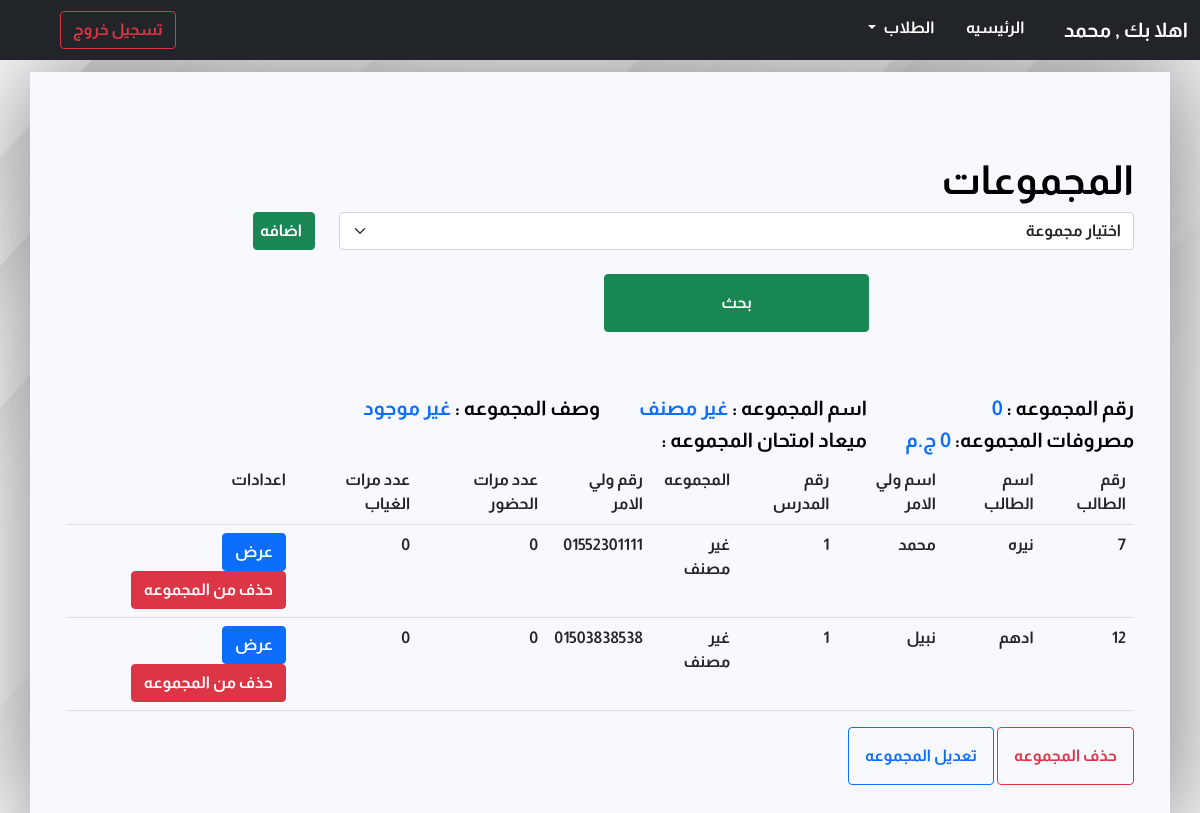
Page /student_groups.php?group=0 (signed in) on the committed database.
### tables this page shows
CREATE TABLE `groups` (
  `id` int(11) NOT NULL,
  `name` varchar(50) NOT NULL,
  `description` varchar(100) NOT NULL,
  `teacher` int(11) NOT NULL,
  `price` int(11) NOT NULL DEFAULT 0
);

CREATE TABLE `students` (
  `id` int(11) NOT NULL,
  `first_name` varchar(60) NOT NULL,
  `last_name` varchar(60) NOT NULL,
  `phone` varchar(60) NOT NULL,
  `paid` int(11) NOT NULL DEFAULT 0,
  `total` int(11) NOT NULL DEFAULT 0,
  `grade` int(11) NOT NULL DEFAULT 0,
  `exam` int(11) DEFAULT 0,
  `attendance` int(100) NOT NULL DEFAULT 0,
  `absence` int(100) NOT NULL DEFAULT 0,
  `active` tinyint(4) NOT NULL DEFAULT 1
);

### student_groups.php (the view, shortened to what this page needs)
<?php
include('start.php') ;
include('navbar.php') ;
?>
<?php
$connection = mysqli_connect('localhost' , 'root' , '' , 'center_manger') ;
if(isset($_GET['group'])){
  $group = $_GET['group'] ;
  $sql_title = "SELECT * FROM groups WHERE id = $group ";
  $group_data_title = mysqli_query($connection , $sql_title) ;
  $group_title = mysqli_fetch_assoc($group_data_title) ;
  }
?>
<div class="container box arabic">
<h1 class="font-weight-bold text-black mt-5">المجموعات</h1>
    <div class="row">
        <div class = "col-9">
        <form action="student_groups.php" method="get">
<select class="form-select col-3" name='group'>
  <option value='0' selected>اختيار مجموعة</option>
</select>
<div class="form-group col-lg-12 mt-2 d-flex justify-content-center" >
  <button class="btn btn-success col-lg-4 col-sm-10 m-3 p-3  ">بحث</button>
    </div>
    </form>
    </div>
    <div class='form-group col-lg-3'>
            <button type="button" class="btn btn-success col-3" data-toggle="modal" data-target="#add">  اضافه</button>
    </div>
<?php if(isset($group_title['id']) && isset($group_title['name'])){
      $student_group_id = $group_title['id'] ;
      $student_group_name = $group_title['name'] ;
      $student_group_price = $group_title['price'] ;
      $student_group_description = $group_title['description'] ;
?>
        <div class='row'>
          <h5 class="font-weight-bold text-black mt-5 col-lg-3 col-sm-12 ">رقم المجموعه : <span class="text-primary"><?php echo $student_group_id  ; ?></span></h5>
          <h5 class="font-weight-bold text-black mt-5 col-lg-3 col-sm-12 ">اسم المجموعه : <span class="text-primary"><?php echo $student_group_name ; ?></span></h5>
          <h5 class="font-weight-bold text-black mt-5 col-lg-6 col-sm-12 ">وصف المجموعه : <span class="text-primary"><?php echo $student_group_description; ?></span></h5>
        </div>
        <div class='row'>
          <h5 class="font-weight-bold text-black col-lg-3 col-sm-12 ">مصروفات المجموعه: <span class="text-primary"><?php echo $student_group_price . " ج.م " ; ?></span></h5>
          <h5 class="font-weight-bold text-black col-lg-3 col-sm-12 "> ميعاد امتحان المجموعه : <span class="text-primary"><?php  ?></span></h5>
        </div>
<?php } ?>
<div class="container arabic">
    <table class="table table-stripped table-responsive-sm  ">
        <tr>
            <th>رقم الطالب</th>
            <th> اسم الطالب</th>
            <th> اسم ولي الامر</th>
            <th> رقم المدرس</th>
            <th>المجموعه</th>
            <th> رقم ولي الامر</th>
            <th> عدد مرات الحضور</th>
            <th> عدد مرات الغياب </th>
            <th> اعدادات </th>
        </tr>
        <?php
        if (isset($student_group_id)){
$teacher_id = $_SESSION['teacher_id'] ;
$sql = " SELECT * FROM classes WHERE teacher_id =  '$teacher_id' AND group_id = $student_group_id "  ;
$students_list = mysqli_query($connection, $sql);
while($students_list_assoc = mysqli_fetch_assoc($students_list)){
$student_id = $students_list_assoc['student_id'] ;
$sql2 = " SELECT * FROM students WHERE id =  $student_id AND active = 1"  ;
$student_data = mysqli_query($connection, $sql2);
while($student = mysqli_fetch_assoc($student_data)){  ?>
        <tr>
            <td><?php if(isset($student['id']) ){ echo $student['id'] ;} ?></td>
            <td><?php if(isset($student['first_name']) ){ echo $student['first_name'] ;}?></td>
            <td><?php if(isset($student['last_name']) ){ echo $student['last_name'] ;}?></td>
            <td><?php if(isset($teacher_id) ){ echo $teacher_id;}?></td>
            <td><?php if(isset($student_group_name) ){ echo $student_group_name ;}?></td>
            <td><?php if(isset($student['phone']) ){ echo $student['phone'] ;}?></td>
            <td><?php if(isset($student['attendance']) ){ echo $student['attendance'] ;}?></td>
            <td><?php if(isset($student['absence']) ){ echo $student['absence'] ; }?></td>
            <td><a href="student_view.php?id=<?php echo $student['id']; ?> & location=student_groups.php " class="btn btn-primary">عرض</a>
                <a href="student_delete.php?id=<?php echo $student['id']; ?>& action=remove_from_group " class="btn btn-danger">حذف من المجموعه</a>
            </td>
        </tr>
        <?php }}}?>
    </table>
</div>
<div>
<?php
        if(isset($student_group_id)){
          echo "<button href='#' class='btn btn-outline-danger p-3' data-toggle='modal' data-target='#delete'>حذف المجموعه</button>" ;
        ?>
<?php
echo "<button href='#' class='btn btn-outline-primary p-3' data-toggle='modal' data-target='#edit'>تعديل المجموعه</button>" ;
}
?>
</div>
    </div>
</div>
<?php
include('end.php')
?>

### style.css (style rules this page uses)
html, body { height: 100%; width: 100%; scroll-behavior: smooth; padding-top: 3%; background-image:url("img/4.png") ; background-repeat: no-repeat; background-position: center; background-size: cover; }
.arabic { font-family: "arabic"; }
.box { margin: auto; padding: 3%; height: auto; background-color: ghostwhite; box-shadow:3px 3px 100px 10px #888888 ; }

### rows in the picture
groups: id "0", name "غير مصنف", description "غير موجود"
students: id "7", first_name "نيره", last_name "محمد", phone "01552301111", attendance "0", absence "0"
students: id "12", first_name "ادهم", last_name "نبيل", phone "01503838538", attendance "0", absence "0"

### other values in the picture
$teacher_name "محمد"
